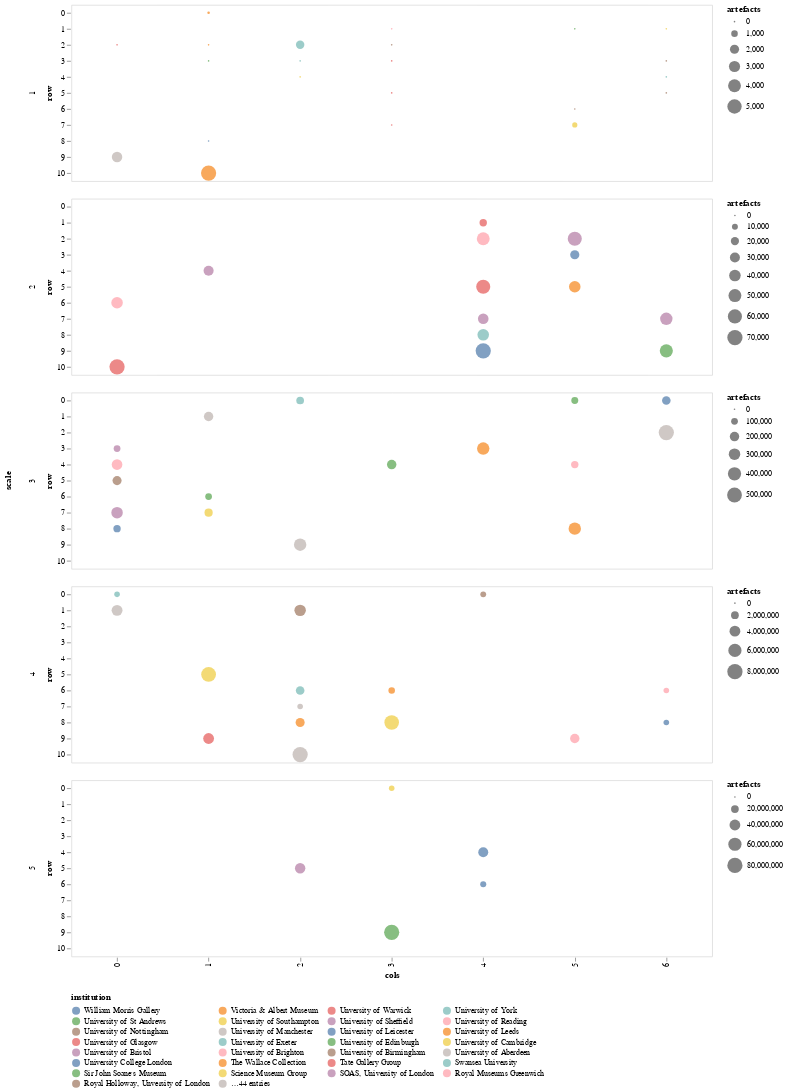

Notebook source saved alongside this figure:
### Code cell
# TODO split up by ranges - 0 - 10k, 10-100k, 100k-1M, 1M-10M, 10M-100M
alt.Chart(artefacts_df).mark_circle().encode(
    color=alt.Color('institution:N', sort='descending', legend=alt.Legend(orient='bottom',columns=4)),
    x='cols:O',
    y='row:O',
    size='artefacts:Q',
    tooltip='institution:N'
).properties(width=800).facet(row='scale:N').resolve_scale(size='independent').configure_axis(grid=False, domain=False)

### Figure 1 — Vega-Lite specification as saved in the notebook (floating-point values rounded to 4 significant figures)
{"config": {"view": {"continuousWidth": 300, "continuousHeight": 300}, "axis": {"domain": false, "grid": false}}, "data": {"name": "data-23c73edcf7c0b68def8b548100961d25"}, "facet": {"row": {"field": "scale", "type": "nominal"}}, "spec": {"mark": {"type": "circle"}, "encoding": {"color": {"field": "institution", "legend": {"columns": 4, "orient": "bottom"}, "sort": "descending", "type": "nominal"}, "size": {"field": "artefacts", "type": "quantitative"}, "tooltip": {"field": "institution", "type": "nominal"}, "x": {"field": "cols", "type": "ordinal"}, "y": {"field": "row", "type": "ordinal"}}, "width": 800}, "resolve": {"scale": {"size": "independent"}}, "$schema": "https://vega.github.io/schema/vega-lite/v5.17.0.json", "datasets": {"data-23c73edcf7c0b68def8b548100961d25": [{"institution": "Oxford University", "sector": "university", "artefacts": 1000000, "objects": 0, "library_items": 20000, "archive_items": 5000000, "object_records": 0, "library_records": 0, "archive_records": 0, "row": 0, "cols": 0, "scale": 4}, {"institution": "Bangor University", "sector": "university", "artefacts": 98, "objects": 0, "library_items": 0, "archive_items": 0, "object_records": 0, "library_records": 0, "archive_records": 0, "row": 0, "cols": 1, "scale": 1}, {"institution": "University of York", "sector": "university", "artefacts": 132370, "objects": 0, "library_items": 0, "archive_items": 132370, "object_records": 0, "library_records": 0, "archive_records": 0, "row": 0, "cols": 2, "scale": 3}, {"institution": "University of Cambridge", "sector": "university", "artefacts": 10000000, "objects": 0, "library_items": 10000000, "archive_items": 0, "object_records": 0, "library_records": 0, "archive_records": 0, "row": 0, "cols": 3, "scale": 5}, {"institution": "Cardiff University", "sector": "university", "artefacts": 1100000, "objects": 0, "library_items": 1100000, "archive_items": 0, "object_records": 0, "library_records": 0, "archive_records": 0, "row": 0, "cols": 4, "scale": 4}, {"institution": "Durham University", "sector": "university", "artefacts": 106000, "objects": 36000, "library_items": 70000, "archive_items": 0, "object_records": 0, "library_records": 0, "archive_records": 0, "row": 0, "cols": 5, "scale": 3}, {"institution": "University College London", "sector": "university", "artefacts": 164000, "objects": 164000, "library_items": 0, "archive_items": 0, "object_records": 0, "library_records": 0, "archive_records": 0, "row": 0, "cols": 6, "scale": 3}, {"institution": "University of Manchester", "sector": "university", "artefacts": 4060000, "objects": 60000, "library_items": 4000000, "archive_items": 0, "object_records": 0, "library_records": 0, "archive_records": 0, "row": 1, "cols": 0, "scale": 4}, {"institution": "King's College London", "sector": "university", "artefacts": 200000, "objects": 0, "library_items": 200000, "archive_items": 0, "object_records": 0, "library_records": 0, "archive_records": 0, "row": 1, "cols": 1, "scale": 3}, {"institution": "University of Birmingham", "sector": "university", "artefacts": 4500000, "objects": 250000, "library_items": 250000, "archive_items": 4000000, "object_records": 0, "library_records": 0, "archive_records": 0, "row": 1, "cols": 2, "scale": 4}, {"institution": "London School of Economics", "sector": "university", "artefacts": 0, "objects": 0, "library_items": 0, "archive_items": 0, "object_records": 0, "library_records": 0, "archive_records": 0, "row": 1, "cols": 3, "scale": 1}, {"institution": "Unversity of Warwick", "sector": "university", "artefacts": 16000, "objects": 0, "library_items": 16000, "archive_items": 0, "object_records": 0, "library_records": 0, "archive_records": 0, "row": 1, "cols": 4, "scale": 2}, {"institution": "Middlesex University", "sector": "university", "artefacts": 0, "objects": 0, "library_items": 0, "archive_items": 0, "object_records": 0, "library_records": 0, "archive_records": 0, "row": 1, "cols": 5, "scale": 1}, {"institution": "Manchester Metropolitan Unversity", "sector": "university", "artefacts": 0, "objects": 0, "library_items": 0, "archive_items": 0, "object_records": 0, "library_records": 0, "archive_records": 0, "row": 1, "cols": 6, "scale": 1}, {"institution": "Queen Mary University of London", "sector": "university", "artefacts": 0, "objects": 0, "library_items": 0, "archive_items": 0, "object_records": 0, "library_records": 0, "archive_records": 0, "row": 2, "cols": 0, "scale": 1}, {"institution": "Queen's University Belfast", "sector": "university", "artefacts": 0, "objects": 0, "library_items": 0, "archive_items": 0, "object_records": 0, "library_records": 0, "archive_records": 0, "row": 2, "cols": 1, "scale": 1}, {"institution": "Swansea University", "sector": "university", "artefacts": 1700, "objects": 0, "library_items": 1700, "archive_items": 0, "object_records": 0, "library_records": 0, "archive_records": 0, "row": 2, "cols": 2, "scale": 1}, {"institution": "Royal Holloway, Unversity of London", "sector": "university", "artefacts": 0, "objects": 0, "library_items": 0, "archive_items": 0, "object_records": 0, "library_records": 0, "archive_records": 0, "row": 2, "cols": 3, "scale": 1}, {"institution": "University of Brighton", "sector": "university", "artefacts": 50000, "objects": 0, "library_items": 50000, "archive_items": 0, "object_records": 0, "library_records": 0, "archive_records": 0, "row": 2, "cols": 4, "scale": 2}, {"institution": "SOAS, University of London", "sector": "university", "artefacts": 60000, "objects": 0, "library_items": 60000, "archive_items": 0, "object_records": 0, "library_records": 0, "archive_records": 0, "row": 2, "cols": 5, "scale": 2}, {"institution": "University of Aberdeen", "sector": "university", "artefacts": 530000, "objects": 0, "library_items": 530000, "archive_items": 0, "object_records": 0, "library_records": 0, "archive_records": 0, "row": 2, "cols": 6, "scale": 3}, {"institution": "University of Bristol", "sector": "university", "artefacts": 100000, "objects": 100000, "library_items": 0, "archive_items": 0, "object_records": 0, "library_records": 0, "archive_records": 0, "row": 3, "cols": 0, "scale": 3}, {"institution": "University of Edinburgh", "sector": "university", "artefacts": 0, "objects": 0, "library_items": 0, "archive_items": 0, "object_records": 0, "library_records": 0, "archive_records": 0, "row": 3, "cols": 1, "scale": 1}, {"institution": "University of Exeter", "sector": "university", "artefacts": 0, "objects": 0, "library_items": 0, "archive_items": 0, "object_records": 0, "library_records": 0, "archive_records": 0, "row": 3, "cols": 2, "scale": 1}, {"institution": "University of Glasgow", "sector": "university", "artefacts": 0, "objects": 0, "library_items": 0, "archive_items": 0, "object_records": 0, "library_records": 0, "archive_records": 0, "row": 3, "cols": 3, "scale": 1}, {"institution": "University of Leeds", "sector": "university", "artefacts": 350000, "objects": 0, "library_items": 350000, "archive_items": 0, "object_records": 0, "library_records": 0, "archive_records": 0, "row": 3, "cols": 4, "scale": 3}, {"institution": "University of Leicester", "sector": "university", "artefacts": 25000, "objects": 25000, "library_items": 0, "archive_items": 0, "object_records": 0, "library_records": 0, "archive_records": 0, "row": 3, "cols": 5, "scale": 2}, {"institution": "University of Nottingham", "sector": "university", "artefacts": 0, "objects": 0, "library_items": 0, "archive_items": 0, "object_records": 0, "library_records": 0, "archive_records": 0, "row": 3, "cols": 6, "scale": 1}, {"institution": "University of Reading", "sector": "university", "artefacts": 256057, "objects": 0, "library_items": 0, "archive_items": 0, "object_records": 0, "library_records": 69841, "archive_records": 186216, "row": 4, "cols": 0, "scale": 3}, {"institution": "University of Sheffield", "sector": "university", "artefacts": 30000, "objects": 0, "library_items": 30000, "archive_items": 0, "object_records": 0, "library_records": 0, "archive_records": 0, "row": 4, "cols": 1, "scale": 2}, {"institution": "University of Southampton", "sector": "university", "artefacts": 0, "objects": 0, "library_items": 0, "archive_items": 0, "object_records": 0, "library_records": 0, "archive_records": 0, "row": 4, "cols": 2, "scale": 1}, {"institution": "University of St Andrews", "sector": "university", "artefacts": 200000, "objects": 0, "library_items": 200000, "archive_items": 0, "object_records": 0, "library_records": 0, "archive_records": 0, "row": 4, "cols": 3, "scale": 3}, {"institution": "British Library", "sector": "library", "artefacts": 33810000, "objects": 0, "library_items": 33810000, "archive_items": 0, "object_records": 0, "library_records": 0, "archive_records": 0, "row": 4, "cols": 4, "scale": 5}, {"institution": "Chetham's Library", "sector": "library", "artefacts": 121041, "objects": 0, "library_items": 121041, "archive_items": 0, "object_records": 0, "library_records": 0, "archive_records": 0, "row": 4, "cols": 5, "scale": 3}, {"institution": "Glasgow Woman's Library", "sector": "library", "artefacts": 0, "objects": 0, "library_items": 0, "archive_items": 0, "object_records": 0, "library_records": 0, "archive_records": 0, "row": 4, "cols": 6, "scale": 1}, {"institution": "Lambeth Palace Library", "sector": "library", "artefacts": 186200, "objects": 0, "library_items": 186200, "archive_items": 0, "object_records": 0, "library_records": 0, "archive_records": 0, "row": 5, "cols": 0, "scale": 3}, {"institution": "National Library of Wales", "sector": "library", "artefacts": 7540000, "objects": 0, "library_items": 7540000, "archive_items": 0, "object_records": 0, "library_records": 0, "archive_records": 0, "row": 5, "cols": 1, "scale": 4}, {"institution": "National Library of Scotland", "sector": "library", "artefacts": 37000000, "objects": 0, "library_items": 0, "archive_items": 0, "object_records": 0, "library_records": 0, "archive_records": 0, "row": 5, "cols": 2, "scale": 5}, {"institution": "Amgueddfa Cymru (National Museum Wales)", "sector": "national-institution", "artefacts": 0, "objects": 5054426, "library_items": 265159, "archive_items": 0, "object_records": 0, "library_records": 0, "archive_records": 0, "row": 5, "cols": 3, "scale": 1}, {"institution": "Historic Royal Palaces", "sector": "national-institution", "artefacts": 60000, "objects": 60000, "library_items": 0, "archive_items": 0, "object_records": 0, "library_records": 0, "archive_records": 0, "row": 5, "cols": 4, "scale": 2}, {"institution": "National Football Museum", "sector": "national-institution", "artefacts": 40000, "objects": 0, "library_items": 0, "archive_items": 0, "object_records": 0, "library_records": 0, "archive_records": 0, "row": 5, "cols": 5, "scale": 2}, {"institution": "National Holocaust Centre and Museum", "sector": "national-institution", "artefacts": 0, "objects": 0, "library_items": 0, "archive_items": 0, "object_records": 0, "library_records": 0, "archive_records": 0, "row": 5, "cols": 6, "scale": 1}, {"institution": "National Justice Museum", "sector": "national-institution", "artefacts": 40000, "objects": 0, "library_items": 0, "archive_items": 0, "object_records": 0, "library_records": 0, "archive_records": 0, "row": 6, "cols": 0, "scale": 2}, {"institution": "National Mining Museum Scotland", "sector": "national-institution", "artefacts": 100000, "objects": 0, "library_items": 0, "archive_items": 0, "object_records": 0, "library_records": 0, "archive_records": 0, "row": 6, "cols": 1, "scale": 3}, {"institution": "National Museum of the Royal Navy", "sector": "national-institution", "artefacts": 2500000, "objects": 0, "library_items": 0, "archive_items": 0, "object_records": 195690, "library_records": 12828, "archive_records": 0, "row": 6, "cols": 2, "scale": 4}, {"institution": "National Museums NI", "sector": "national-institution", "artefacts": 1400000, "objects": 0, "library_items": 0, "archive_items": 0, "object_records": 0, "library_records": 0, "archive_records": 0, "row": 6, "cols": 3, "scale": 4}, {"institution": "National Museums Scotland", "sector": "national-institution", "artefacts": 12000000, "objects": 12000000, "library_items": 0, "archive_items": 0, "object_records": 820000, "library_records": 0, "archive_records": 0, "row": 6, "cols": 4, "scale": 5}, {"institution": "National Tramway Museum", "sector": "national-institution", "artefacts": 0, "objects": 46690, "library_items": 0, "archive_items": 0, "object_records": 0, "library_records": 0, "archive_records": 0, "row": 6, "cols": 5, "scale": 1}, {"institution": "National Trust", "sector": "national-institution", "artefacts": 1000000, "objects": 0, "library_items": 0, "archive_items": 0, "object_records": 0, "library_records": 0, "archive_records": 0, "row": 6, "cols": 6, "scale": 4}, {"institution": "National Trust for Scotland", "sector": "national-institution", "artefacts": 300000, "objects": 0, "library_items": 0, "archive_items": 0, "object_records": 0, "library_records": 0, "archive_records": 0, "row": 7, "cols": 0, "scale": 3}, {"institution": "National Waterways Museum", "sector": "national-institution", "artefacts": 150000, "objects": 0, "library_items": 0, "archive_items": 0, "object_records": 4574, "library_records": 0, "archive_records": 53195, "row": 7, "cols": 1, "scale": 3}, {"institution": "Royal Collection Trust", "sector": "national-institution", "artefacts": 1000000, "objects": 0, "library_items": 0, "archive_items": 0, "object_records": 289520, "library_records": 0, "archive_records": 0, "row": 7, "cols": 2, "scale": 4}, {"institution": "National Archives", "sector": "archives", "artefacts": 0, "objects": 0, "library_items": 0, "archive_items": 0, "object_records": 0, "library_records": 0, "archive_records": 0, "row": 7, "cols": 3, "scale": 1}, {"institution": "Courtauld Gallery", "sector": "independent", "artefacts": 33501, "objects": 0, "library_items": 0, "archive_items": 0, "object_records": 33501, "library_records": 0, "archive_records": 0, "row": 7, "cols": 4, "scale": 2}, {"institution": "Dulwich Picture Gallery", "sector": "independent", "artefacts": 600, "objects": 0, "library_items": 0, "archive_items": 0, "object_records": 33501, "library_records": 0, "archive_records": 0, "row": 7, "cols": 5, "scale": 1}, {"institution": "Manchester Art Gallery", "sector": "independent", "artefacts": 46000, "objects": 0, "library_items": 0, "archive_items": 0, "object_records": 0, "library_records": 0, "archive_records": 0, "row": 7, "cols": 6, "scale": 2}, {"institution": "National Galleries Scotland", "sector": "independent", "artefacts": 120000, "objects": 0, "library_items": 0, "archive_items": 0, "object_records": 0, "library_records": 0, "archive_records": 0, "row": 8, "cols": 0, "scale": 3}, {"institution": "William Morris Gallery", "sector": "independent", "artefacts": 0, "objects": 0, "library_items": 0, "archive_items": 0, "object_records": 0, "library_records": 0, "archive_records": 0, "row": 8, "cols": 1, "scale": 1}, {"institution": "Victoria & Albert Museum", "sector": "dcms", "artefacts": 2800000, "objects": 1691513, "library_items": 1130157, "archive_items": 0, "object_records": 0, "library_records": 0, "archive_records": 0, "row": 8, "cols": 2, "scale": 4}, {"institution": "Science Museum Group", "sector": "dcms", "artefacts": 7360793, "objects": 0, "library_items": 0, "archive_items": 0, "object_records": 0, "library_records": 0, "archive_records": 0, "row": 8, "cols": 3, "scale": 4}, {"institution": "Museum of the Home", "sector": "dcms", "artefacts": 40000, "objects": 0, "library_items": 0, "archive_items": 0, "object_records": 0, "library_records": 0, "archive_records": 0, "row": 8, "cols": 4, "scale": 2}, {"institution": "Horniman Museum", "sector": "dcms", "artefacts": 350000, "objects": 0, "library_items": 0, "archive_items": 0, "object_records": 132612, "library_records": 0, "archive_records": 0, "row": 8, "cols": 5, "scale": 3}, {"institution": "Imperial War Museums", "sector": "dcms", "artefacts": 1000000, "objects": 0, "library_items": 0, "archive_items": 0, "object_records": 1737698, "library_records": 0, "archive_records": 0, "row": 8, "cols": 6, "scale": 4}, {"institution": "National Gallery", "sector": "dcms", "artefacts": 2626, "objects": 2626, "library_items": 0, "archive_items": 0, "object_records": 2626, "library_records": 0, "archive_records": 0, "row": 9, "cols": 0, "scale": 1}, {"institution": "National Museums Liverpool", "sector": "dcms", "artefacts": 4000000, "objects": 0, "library_items": 0, "archive_items": 0, "object_records": 73682, "library_records": 0, "archive_records": 0, "row": 9, "cols": 1, "scale": 4}, {"institution": "National Portrait Gallery", "sector": "dcms", "artefacts": 350000, "objects": 0, "library_items": 0, "archive_items": 0, "object_records": 220000, "library_records": 0, "archive_records": 0, "row": 9, "cols": 2, "scale": 3}, {"institution": "Natural History Museum", "sector": "dcms", "artefacts": 80000000, "objects": 0, "library_items": 0, "archive_items": 0, "object_records": 0, "library_records": 0, "archive_records": 0, "row": 9, "cols": 3, "scale": 5}, {"institution": "Royal Armouries", "sector": "dcms", "artefacts": 70000, "objects": 0, "library_items": 0, "archive_items": 0, "object_records": 65627, "library_records": 69619, "archive_records": 130130, "row": 9, "cols": 4, "scale": 2}, {"institution": "Royal Museums Greenwich", "sector": "dcms", "artefacts": 3000000, "objects": 0, "library_items": 0, "archive_items": 0, "object_records": 0, "library_records": 0, "archive_records": 0, "row": 9, "cols": 5, "scale": 4}, {"institution": "Sir John Soane's Museum", "sector": "dcms", "artefacts": 52000, "objects": 0, "library_items": 0, "archive_items": 0, "object_records": 57164, "library_records": 6393, "archive_records": 0, "row": 9, "cols": 6, "scale": 2}, {"institution": "Tate Gallery Group", "sector": "dcms", "artefacts": 70000, "objects": 0, "library_items": 0, "archive_items": 0, "object_records": 79236, "library_records": 0, "archive_records": 807060, "row": 10, "cols": 0, "scale": 2}, {"institution": "The Wallace Collection", "sector": "dcms", "artefacts": 5637, "objects": 5637, "library_items": 0, "archive_items": 0, "object_records": 0, "library_records": 0, "archive_records": 0, "row": 10, "cols": 1, "scale": 1}, {"institution": "British Museum", "sector": "dcms", "artefacts": 8000000, "objects": 8000000, "library_items": 0, "archive_items": 0, "object_records": 2000000, "library_records": 0, "archive_records": 0, "row": 10, "cols": 2, "scale": 4}]}}
